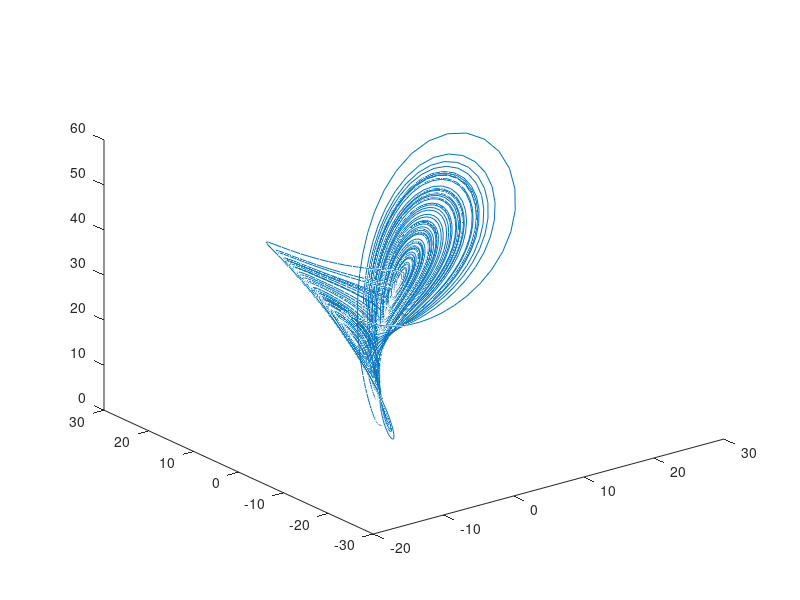

Here is the MATLAB script that generated this plot:
p = 10;
r = 28;
b = 8 / 3;

dt = 0.01;

xs = zeros(1, 501);
ys = zeros(1, 501);
zs = zeros(1, 501);

xs(1) = 1;
ys(1) = 1;
zs(1) = 1;

for i = 1:10000
    xs(i+1) = xs(i) + dt * (- p * xs(i) + p * ys(i));
    ys(i+1) = ys(i) + dt * (- xs(i) * zs(i) + r * xs(i) - ys(i));
    zs(i+1) = zs(i) + dt * (xs(i) * ys(i) - b * zs(i));
end

figure
plot3(xs, ys, zs);